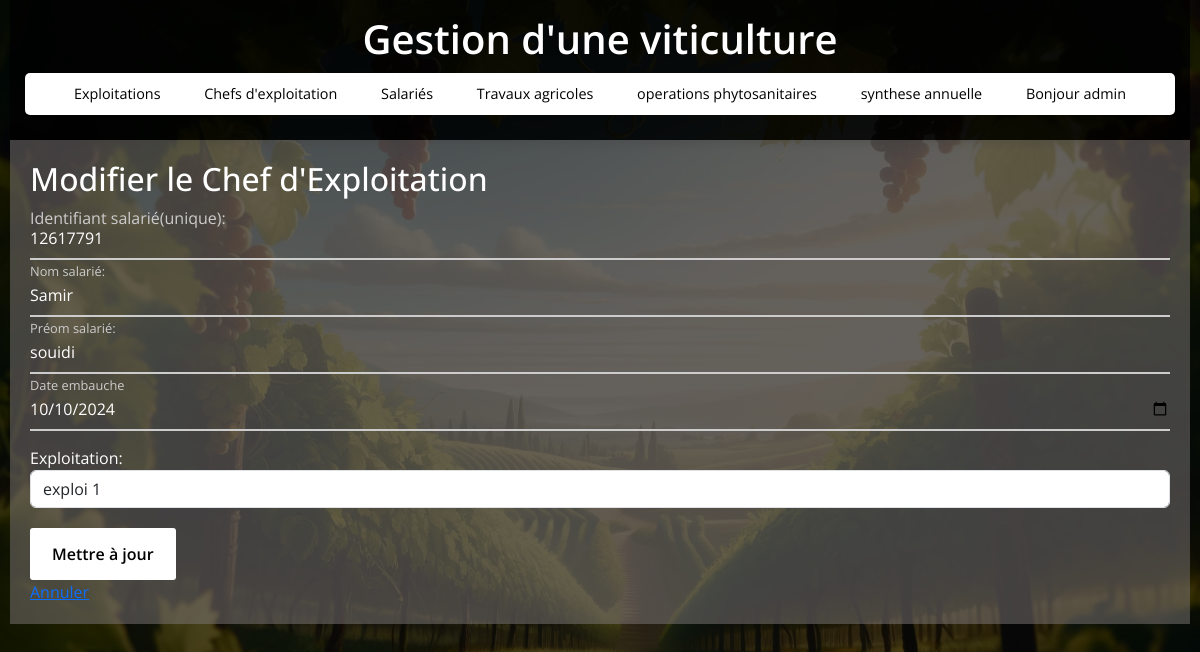
The page /salaries/edit/1 (signed in) on the database its author committed.
### tables this page shows
CREATE TABLE salaries (
                    id_salarie INTEGER PRIMARY KEY,
                    identifiant_sal TEXT,
                    nom_salarie TEXT,
                    prenom_salarie TEXT,
                    date_embauche TEXT,
                    id_exploitation INTEGER,
                    FOREIGN KEY(id_exploitation) REFERENCES exploitations(id_exploitation)
                );

CREATE TABLE exploitations (
                    id_exploitation INTEGER PRIMARY KEY,
                    nom_exploitation TEXT,
                    superficie REAL
                );

### app.py (the view, shortened to what this page needs)
@app.route('/salaries/edit/<int:id>', methods=('GET', 'POST'))
def edit_salarie(id):
    if 'user_id' not in session:
        return redirect(url_for('login'))
    conn = get_db_connection()
    salarie = conn.execute('SELECT * FROM salaries WHERE id_salarie = ?', (id,)).fetchone()
    exploitations = conn.execute('SELECT * FROM exploitations').fetchall()  # Récupérer toutes les exploitations
    conn.close()
    flash('Salarié modifié avec succès.')
    return render_template('edit_salarie.html', salarie=salarie, exploitations=exploitations)

### app.py (called while the page is built)
def get_db_connection():
    conn = sqlite3.connect(DB_NAME)
    conn.row_factory = sqlite3.Row  # Retourne les résultats sous forme de dictionnaire
    return conn

### templates/edit_salarie.html (shortened to what this page needs)
{% extends 'base.html' %}
{% block content %}
    <h2>Modifier le Chef d'Exploitation</h2>
    <form action="{{ url_for('edit_salarie', id=salarie.id_salarie) }}" method="POST">
        <div class="input-field">
            <input type="text" name="identifiant" value="{{ salarie.identifiant_sal }}" id="identifiant" disabled>
            <label style="    top: 0%;">Identifiant salarié(unique):</label>
        </div>
        <div class="input-field">
            <input type="text" name="nom" id="nom" value="{{ salarie.nom_salarie }}" required>
            <label>Nom salarié:</label>
        </div>
        <div class="input-field">
            <input type="text" name="prenom" id="prenom" value="{{ salarie.prenom_salarie }}" required>
            <label>Préom salarié:</label>
        </div>
        <div class="input-field">
            <input type="date"  name="date_embauche" id="date_embauche" value="{{ salarie.date_embauche }}" required>
            <label>Date embauche</label>
        </div>
        <div >
            <label>Exploitation:</label>
            <select id="id_exploitation" name="id_exploitation"  class="form-control"  required>
                {% for exploitation in exploitations %}
                    <option value="{{ exploitation.id_exploitation }}"
                    {% if exploitation.id_exploitation == salarie.id_exploitation %}selected{% endif %} >{{ exploitation.nom_exploitation }}</option>
                {% endfor %}
            </select>
        </div>
        <button class="button"  type="submit">Mettre à jour</button>
    </form>
    <a href="{{ url_for('salaries') }}">Annuler</a>
{% endblock %}

### static/style.css (style rules this page uses)
* { margin: 0; padding: 0; box-sizing: border-box; font-family: "Open Sans", sans-serif; }
body { display: flex; flex-direction: column; align-items: center; justify-content: flex-start; min-height: 100vh; width: 100%; background: url("./img/viticulture.webp") center/cover no-repeat, #000; padding: 0 10px; position: relative; overflow-y: auto; color: #fff; }
body::before { content: ""; position: absolute; width: 100%; height: 100%; background: rgba(0, 0, 0, 0.7); z-index: -1; }
h2 { font-size: 2rem; margin-bottom: 20px; color: #fff; }
.input-field { position: relative; border-bottom: 2px solid #ccc; margin: 15px 0; }
.input-field label { position: absolute; top: 50%; left: 0; transform: translateY(-50%); color: #ccc; font-size: 16px; pointer-events: none; transition: 0.15s ease; }
.input-field input { width: 100%; height: 40px; background: transparent; border: none; outline: none; font-size: 16px; color: #fff; }
.input-field input:focus~label, .input-field input:valid~label { font-size: 0.8rem; top: 10px; transform: translateY(-120%); }
.button { background: #fff; color: #000; font-weight: 600; border: none; padding: 12px 20px; cursor: pointer; border-radius: 3px; font-size: 16px; border: 2px solid transparent; transition: 0.3s ease; margin-top: 20px; }

### rows shown on the page
salaries: identifiant "12617791", nom "Samir", prenom "souidi", date_embauche "10/10/2024", id_exploitation "exploi 1"

### other values the page prints
{{ session.get('admin') }} "admin"
